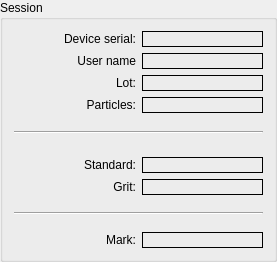
<?xml version="1.0" encoding="UTF-8"?>
<ui version="4.0">
 <class>SessionBox</class>
 <widget class="QGroupBox" name="SessionBox">
  <property name="geometry">
   <rect>
    <x>0</x>
    <y>0</y>
    <width>277</width>
    <height>262</height>
   </rect>
  </property>
  <property name="windowTitle">
   <string>GroupBox</string>
  </property>
  <property name="title">
   <string>Session</string>
  </property>
  <layout class="QVBoxLayout" name="verticalLayout">
   <item>
    <layout class="QHBoxLayout" name="horizontalLayout_28">
     <item>
      <widget class="QLabel" name="label_10">
       <property name="text">
        <string>Device serial:</string>
       </property>
       <property name="alignment">
        <set>Qt::AlignRight|Qt::AlignTrailing|Qt::AlignVCenter</set>
       </property>
      </widget>
     </item>
     <item>
      <widget class="QLabel" name="serialLabel">
       <property name="sizePolicy">
        <sizepolicy hsizetype="Preferred" vsizetype="Preferred">
         <horstretch>0</horstretch>
         <verstretch>0</verstretch>
        </sizepolicy>
       </property>
       <property name="minimumSize">
        <size>
         <width>90</width>
         <height>0</height>
        </size>
       </property>
       <property name="frameShape">
        <enum>QFrame::Box</enum>
       </property>
       <property name="text">
        <string/>
       </property>
       <property name="alignment">
        <set>Qt::AlignCenter</set>
       </property>
      </widget>
     </item>
    </layout>
   </item>
   <item>
    <layout class="QHBoxLayout" name="horizontalLayout_12">
     <item>
      <widget class="QLabel" name="label_22">
       <property name="text">
        <string>User name</string>
       </property>
       <property name="alignment">
        <set>Qt::AlignRight|Qt::AlignTrailing|Qt::AlignVCenter</set>
       </property>
      </widget>
     </item>
     <item>
      <widget class="QLabel" name="userLabel">
       <property name="sizePolicy">
        <sizepolicy hsizetype="Preferred" vsizetype="Preferred">
         <horstretch>0</horstretch>
         <verstretch>0</verstretch>
        </sizepolicy>
       </property>
       <property name="minimumSize">
        <size>
         <width>120</width>
         <height>0</height>
        </size>
       </property>
       <property name="frameShape">
        <enum>QFrame::Box</enum>
       </property>
       <property name="text">
        <string/>
       </property>
       <property name="alignment">
        <set>Qt::AlignCenter</set>
       </property>
      </widget>
     </item>
    </layout>
   </item>
   <item>
    <layout class="QHBoxLayout" name="horizontalLayout_29">
     <item>
      <widget class="QLabel" name="label_21">
       <property name="text">
        <string>Lot:</string>
       </property>
       <property name="alignment">
        <set>Qt::AlignRight|Qt::AlignTrailing|Qt::AlignVCenter</set>
       </property>
      </widget>
     </item>
     <item>
      <widget class="QLabel" name="lotLabel">
       <property name="sizePolicy">
        <sizepolicy hsizetype="Preferred" vsizetype="Preferred">
         <horstretch>0</horstretch>
         <verstretch>0</verstretch>
        </sizepolicy>
       </property>
       <property name="minimumSize">
        <size>
         <width>120</width>
         <height>0</height>
        </size>
       </property>
       <property name="frameShape">
        <enum>QFrame::Box</enum>
       </property>
       <property name="text">
        <string/>
       </property>
       <property name="alignment">
        <set>Qt::AlignCenter</set>
       </property>
      </widget>
     </item>
    </layout>
   </item>
   <item>
    <layout class="QHBoxLayout" name="horizontalLayout_27">
     <item>
      <widget class="QLabel" name="label_23">
       <property name="text">
        <string>Particles:</string>
       </property>
       <property name="alignment">
        <set>Qt::AlignRight|Qt::AlignTrailing|Qt::AlignVCenter</set>
       </property>
      </widget>
     </item>
     <item>
      <widget class="QLabel" name="particlesLabel">
       <property name="sizePolicy">
        <sizepolicy hsizetype="Preferred" vsizetype="Preferred">
         <horstretch>0</horstretch>
         <verstretch>0</verstretch>
        </sizepolicy>
       </property>
       <property name="minimumSize">
        <size>
         <width>60</width>
         <height>0</height>
        </size>
       </property>
       <property name="frameShape">
        <enum>QFrame::Box</enum>
       </property>
       <property name="text">
        <string/>
       </property>
       <property name="alignment">
        <set>Qt::AlignCenter</set>
       </property>
      </widget>
     </item>
    </layout>
   </item>
   <item>
    <widget class="Line" name="line_2">
     <property name="sizePolicy">
      <sizepolicy hsizetype="Expanding" vsizetype="Expanding">
       <horstretch>0</horstretch>
       <verstretch>0</verstretch>
      </sizepolicy>
     </property>
     <property name="orientation">
      <enum>Qt::Horizontal</enum>
     </property>
    </widget>
   </item>
   <item>
    <widget class="Line" name="line_3">
     <property name="orientation">
      <enum>Qt::Vertical</enum>
     </property>
    </widget>
   </item>
   <item>
    <layout class="QHBoxLayout" name="horizontalLayout_25">
     <item>
      <widget class="QLabel" name="label_24">
       <property name="text">
        <string>Standard:</string>
       </property>
       <property name="alignment">
        <set>Qt::AlignRight|Qt::AlignTrailing|Qt::AlignVCenter</set>
       </property>
      </widget>
     </item>
     <item>
      <widget class="QLabel" name="standardLabel">
       <property name="sizePolicy">
        <sizepolicy hsizetype="Preferred" vsizetype="Preferred">
         <horstretch>0</horstretch>
         <verstretch>0</verstretch>
        </sizepolicy>
       </property>
       <property name="minimumSize">
        <size>
         <width>120</width>
         <height>0</height>
        </size>
       </property>
       <property name="frameShape">
        <enum>QFrame::Box</enum>
       </property>
       <property name="text">
        <string/>
       </property>
       <property name="alignment">
        <set>Qt::AlignCenter</set>
       </property>
      </widget>
     </item>
    </layout>
   </item>
   <item>
    <layout class="QHBoxLayout" name="horizontalLayout_26">
     <item>
      <widget class="QLabel" name="label_25">
       <property name="text">
        <string>Grit:</string>
       </property>
       <property name="alignment">
        <set>Qt::AlignRight|Qt::AlignTrailing|Qt::AlignVCenter</set>
       </property>
      </widget>
     </item>
     <item>
      <widget class="QLabel" name="gritLabel">
       <property name="sizePolicy">
        <sizepolicy hsizetype="Preferred" vsizetype="Preferred">
         <horstretch>0</horstretch>
         <verstretch>0</verstretch>
        </sizepolicy>
       </property>
       <property name="minimumSize">
        <size>
         <width>120</width>
         <height>0</height>
        </size>
       </property>
       <property name="frameShape">
        <enum>QFrame::Box</enum>
       </property>
       <property name="text">
        <string/>
       </property>
       <property name="alignment">
        <set>Qt::AlignCenter</set>
       </property>
      </widget>
     </item>
    </layout>
   </item>
   <item>
    <widget class="Line" name="line">
     <property name="sizePolicy">
      <sizepolicy hsizetype="Expanding" vsizetype="Expanding">
       <horstretch>0</horstretch>
       <verstretch>0</verstretch>
      </sizepolicy>
     </property>
     <property name="frameShadow">
      <enum>QFrame::Sunken</enum>
     </property>
     <property name="lineWidth">
      <number>1</number>
     </property>
     <property name="midLineWidth">
      <number>0</number>
     </property>
     <property name="orientation">
      <enum>Qt::Horizontal</enum>
     </property>
    </widget>
   </item>
   <item>
    <layout class="QHBoxLayout" name="horizontalLayout_30">
     <item>
      <widget class="QLabel" name="label_26">
       <property name="text">
        <string>Mark:</string>
       </property>
       <property name="alignment">
        <set>Qt::AlignRight|Qt::AlignTrailing|Qt::AlignVCenter</set>
       </property>
      </widget>
     </item>
     <item>
      <widget class="QLabel" name="markLabel">
       <property name="sizePolicy">
        <sizepolicy hsizetype="Preferred" vsizetype="Preferred">
         <horstretch>0</horstretch>
         <verstretch>0</verstretch>
        </sizepolicy>
       </property>
       <property name="minimumSize">
        <size>
         <width>120</width>
         <height>0</height>
        </size>
       </property>
       <property name="frameShape">
        <enum>QFrame::Box</enum>
       </property>
       <property name="text">
        <string/>
       </property>
       <property name="alignment">
        <set>Qt::AlignCenter</set>
       </property>
      </widget>
     </item>
    </layout>
   </item>
  </layout>
 </widget>
 <resources/>
 <connections/>
</ui>
